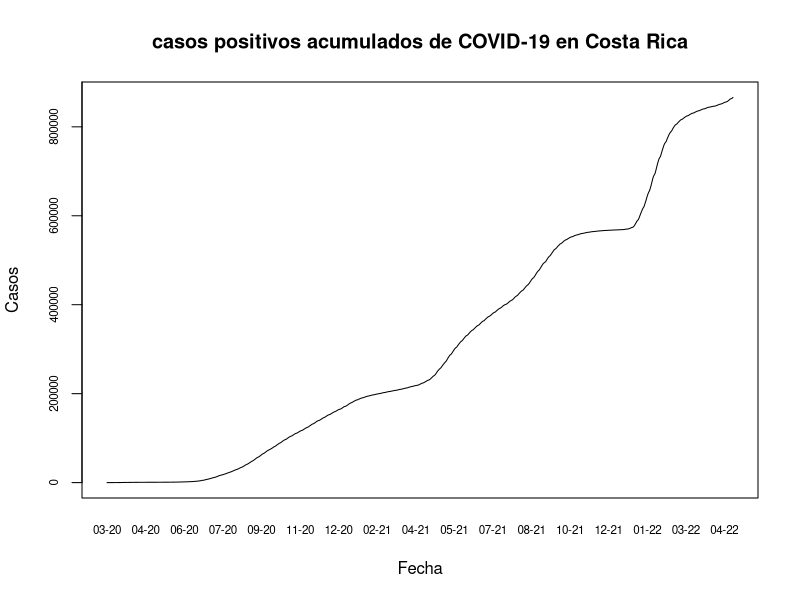
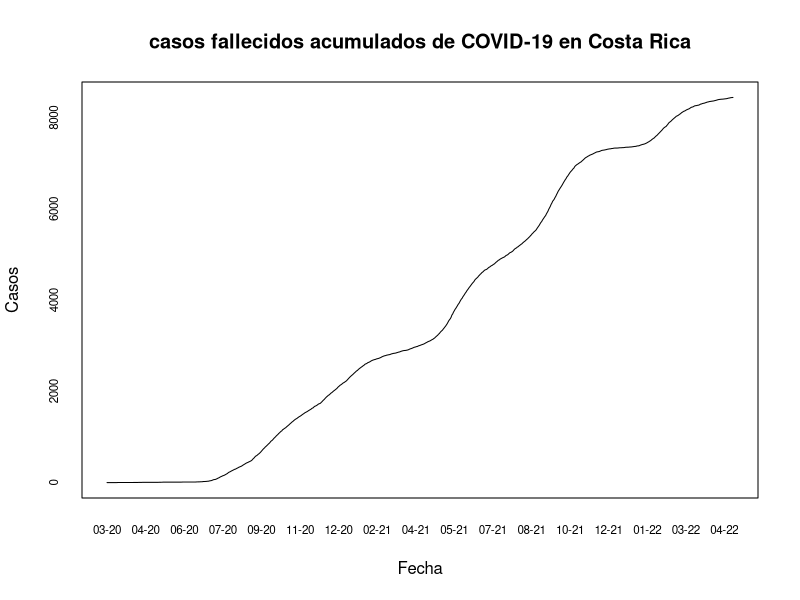
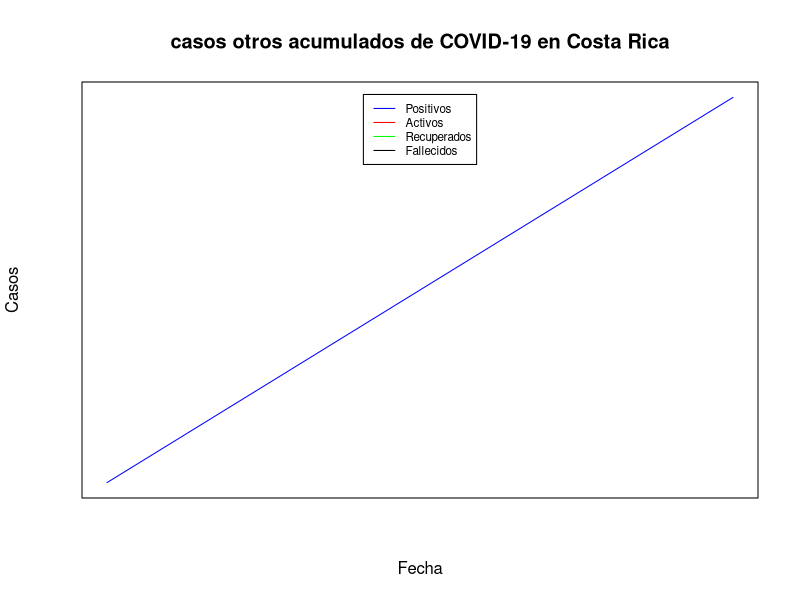

Here is the R script that generated these plots, in order:
## ---- chunk 1
knitr::opts_chunk$set(echo = TRUE)
## ---- chunk 2
covid <- read.csv(file="05_10_22_CSV_GENERAL.csv", sep =";")
## ---- chunk 3
options(scipen = 8)
## ---- chunk 4
covid$FECHA <- as.Date(covid$FECHA, format = "%d/%m/%Y")
## ---- chunk 5
plot(x = covid$FECHA,
     y = covid$positivos,
     type = "l",
     xaxt = "n",
     yaxt = "n",
     main = "casos positivos acumulados de COVID-19 en Costa Rica",
     xlab = "Fecha",
     ylab = "Casos")

# Formato del eje X
axis(side = 1,
     covid$FECHA,
     tick = FALSE,
     format(covid$FECHA, "%m-%y"),
     cex.axis = .7)  

# Formato del eje Y
axis(
  side = 2,
  covid$positivos,
  labels = TRUE,  
  at = seq(0, 1000000, by = 200000),
  cex.axis = .7)
## ---- chunk 6
plot(x = covid$FECHA,
     y = covid$fallecidos,
     type = "l",
     xaxt = "n",
     yaxt = "n",
     main = "casos fallecidos acumulados de COVID-19 en Costa Rica",
     xlab = "Fecha",
     ylab = "Casos")

# Formato del eje X
axis(side = 1,
     covid$FECHA,
     tick = FALSE,
     format(covid$FECHA, "%m-%y"),
     cex.axis = .7)  

# Formato del eje Y
axis(
  side = 2,
  covid$fallecidos,
  labels = TRUE,  
  at = seq(0, 10000, by = 2000),
  cex.axis = .7)
## ---- chunk 7
plot(x = covid$FECHA,
     y = covid$otros,
     type = "l",
     xaxt = "n",
     yaxt = "n",
     main = "casos otros acumulados de COVID-19 en Costa Rica",
     xlab = "Fecha",
     ylab = "Casos",
     col = "blue")

# Casos activos
lines(covid$FECHA, covid$activos, col ="red")

# Casos recuperados 
lines(covid$FECHA, covid$RECUPERADOS, col ="green")

# casos fallecidos  
lines(covid$FECHA, covid$fallecidos, col ="black")

# Leyenda
legend(
  x = "top",
  inset = 0.03,
  legend = c("Positivos", "Activos", "Recuperados", "Fallecidos"),
  col = c("blue", "red", "green", "black"),
  lty = 1,
  cex = 0.7)
